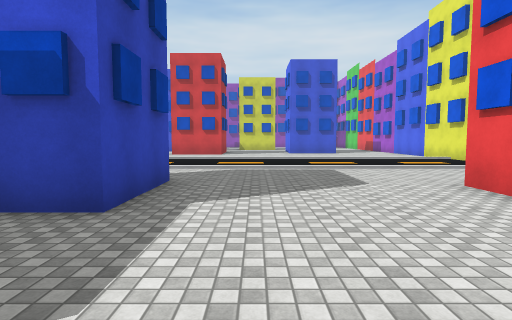
view 1 (above)

24 first-person views from a walk through a scene from a Unity 3-D project. The camera is 1.5 m above the floor, tilts 4° down and sees 80° across. The floor is counted in squares, 1.89 m on a side. Each view is taken from the middle of a square. On the plan, view 1 faces up. The plan holds only what a view shows up to about 11 squares ahead; the rest is blank. The place goes on beyond the plan. The player is left out. Surface patterns are stand-ins for the level's own textures.

view 2
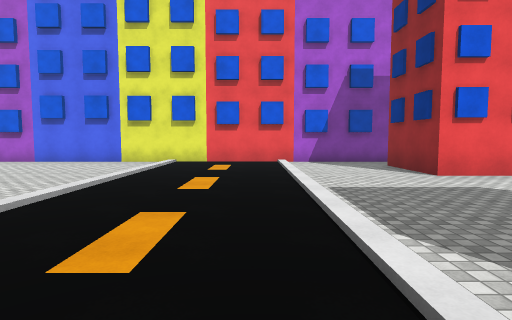

view 3
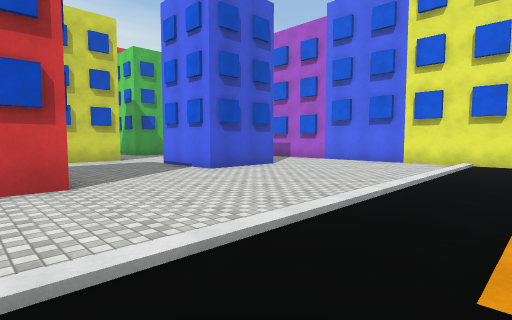

view 4
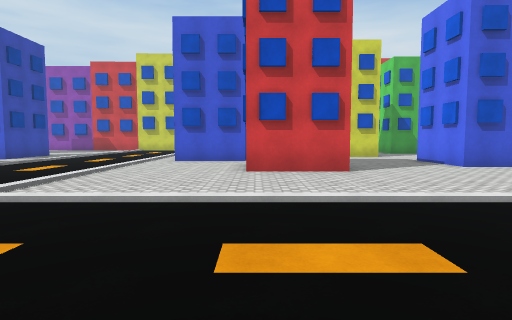

view 5
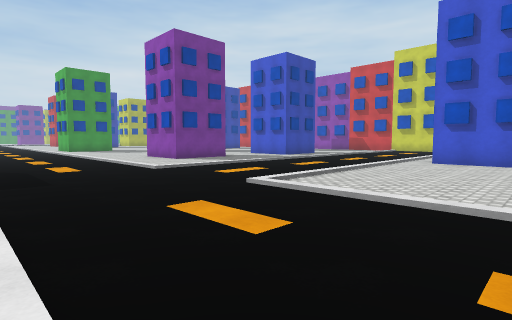

view 6
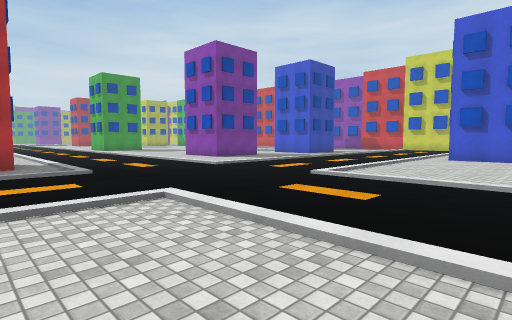

view 7
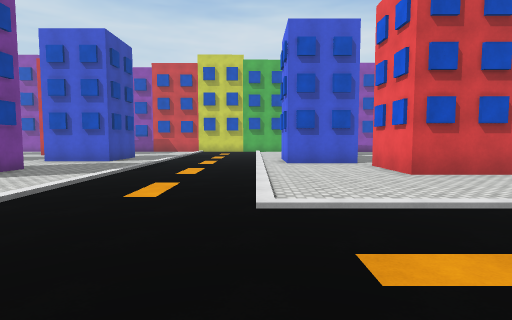

view 8
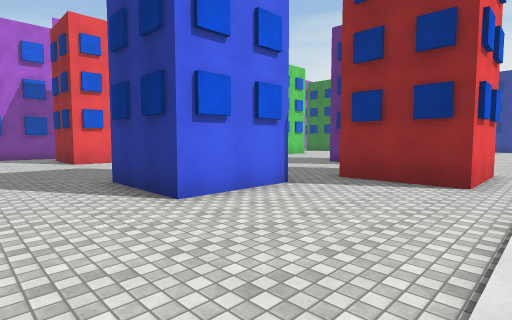

view 9
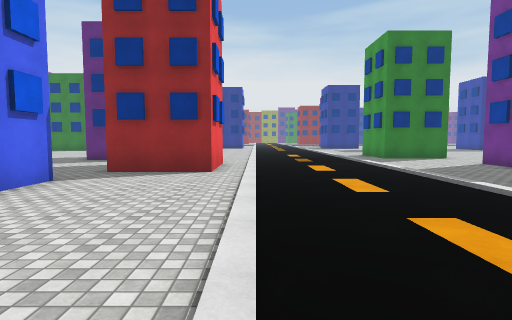

view 10
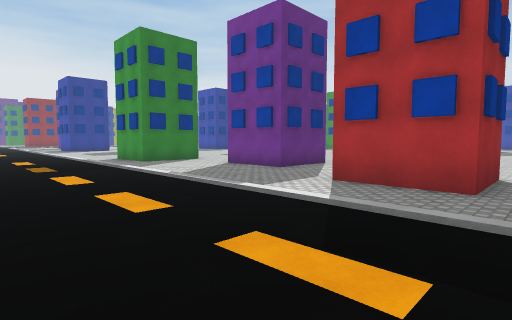

view 11
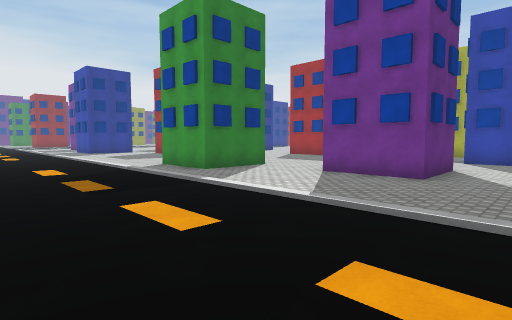

view 12
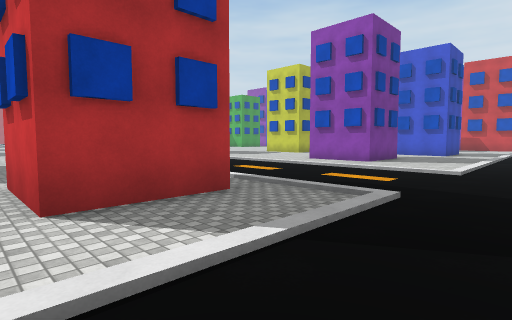

view 13
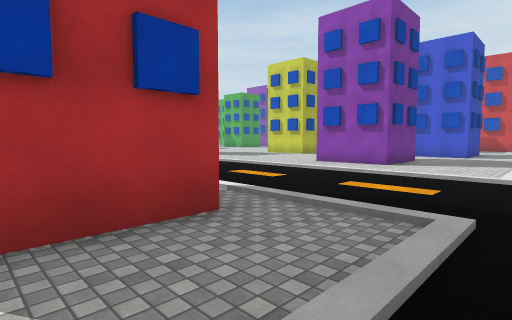

view 14
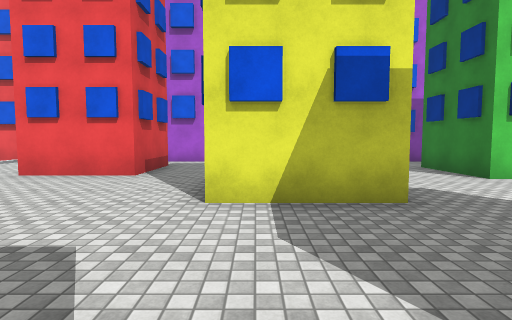

view 15
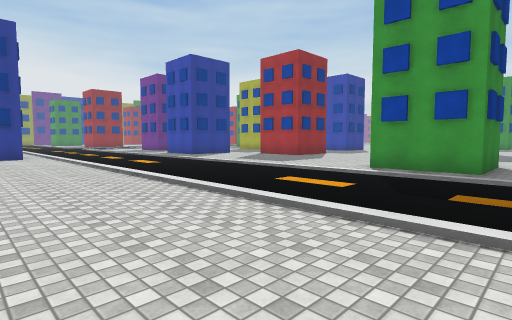

view 16
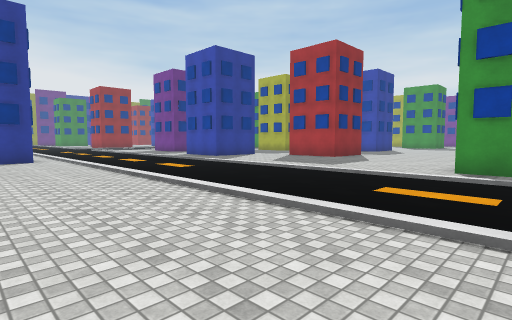

view 17
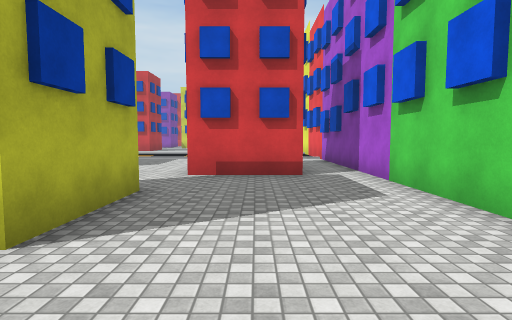

view 18
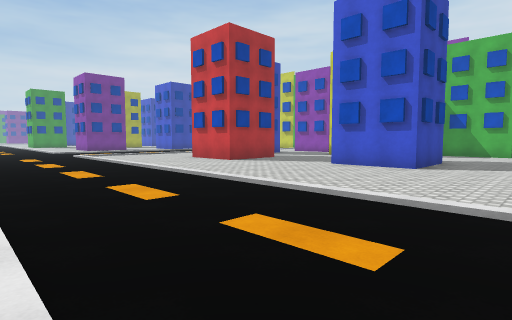

view 19
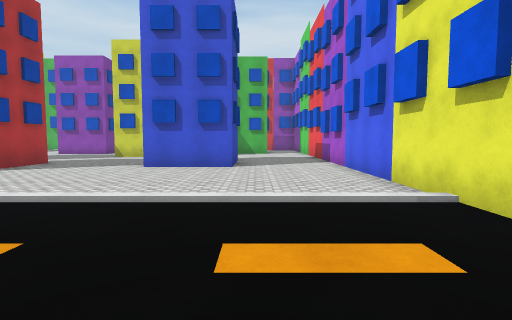

view 20
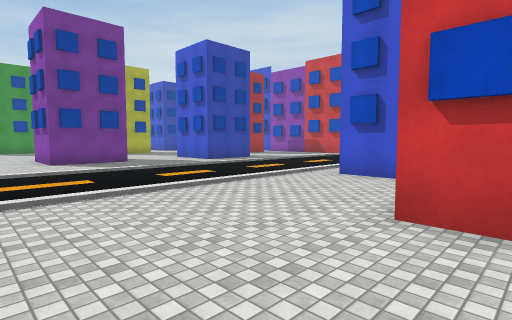

view 21
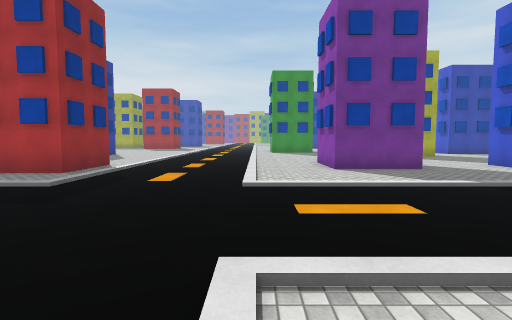

view 22
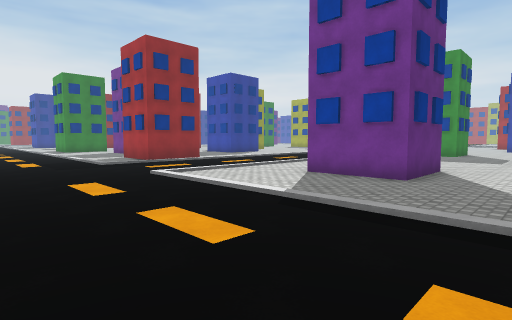

view 23
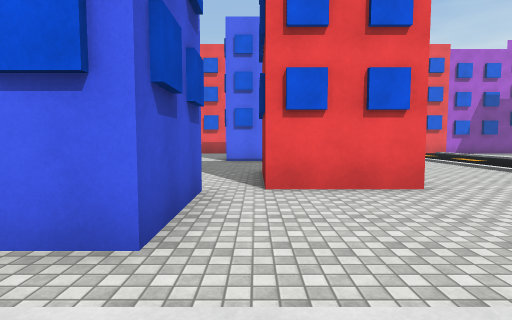

view 24
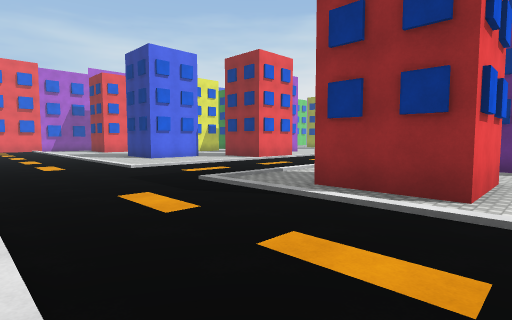

### Floor plan
Key: @ floor where view 1 was taken; # wall or solid block; . floor; / step, stairs or slope; B building.
Columns run from 17 left of view 1 to 8 right of it. Each row starts with its distance up from view 1.
 19 ........./B##......###...#
 18 ........./.....B...###...#
 17 ..B....../...###...##B...#
 16   #....../...###.........#
 15   #....../...............#
 14 ..B....../...............#
 13 ........./...............#
 12 //////...////////////////#
 11 .........................#
 10 .........................#
  9 .........................#
  8 .........////////////////#
  7 .###...../...............#
  6 .###...../...............#
  5 .##B...../...###.....###.#
  4  ......../...###.....###.#
  3 ........./.....B.....B##.#
  2 BB......./...............#
  1   B....../B  ............#
  0   B....../B   ...@###....#
 -1  ......../.   ....###....#
 -2 ........./...  ...B......
 -3 ..BB...../...    .......
 -4     B..../...     .....
 -5     B..../...       ##B..#
 -6  .BB...../...            #
 -7  ......../...
 -8  ......../...
 -9   ......./...
-10    ....../...
-11     ...../..
-12      ..../..
-13       .../..
-14        ../..
-15         ./..
-16          /..
-17           B
-18           B

Positions as (right, up) in squares from view 1, and headings:
1: (0, 0), facing up
2: (-3, 9), facing right
3: (-3, 10), facing up-right
4: (-4, 8), facing up
5: (-4, 8), facing up-left
6: (-4, 6), facing up-left
7: (-8, 8), facing up
8: (-8, 8), facing down-right
9: (-8, 9), facing down
10: (-8, 8), facing down-left
11: (-8, 4), facing down-left
12: (-10, 4), facing up-left
13: (-11, 5), facing up-left
14: (-3, 0), facing right
15: (-5, -2), facing down-left
16: (-5, -4), facing down-left
17: (5, -4), facing up
18: (7, 8), facing up-left
19: (5, 8), facing up
20: (-3, 12), facing up-left
21: (-6, 12), facing left
22: (-8, 19), facing down-left
23: (-9, 18), facing right
24: (-17, 12), facing down-right
